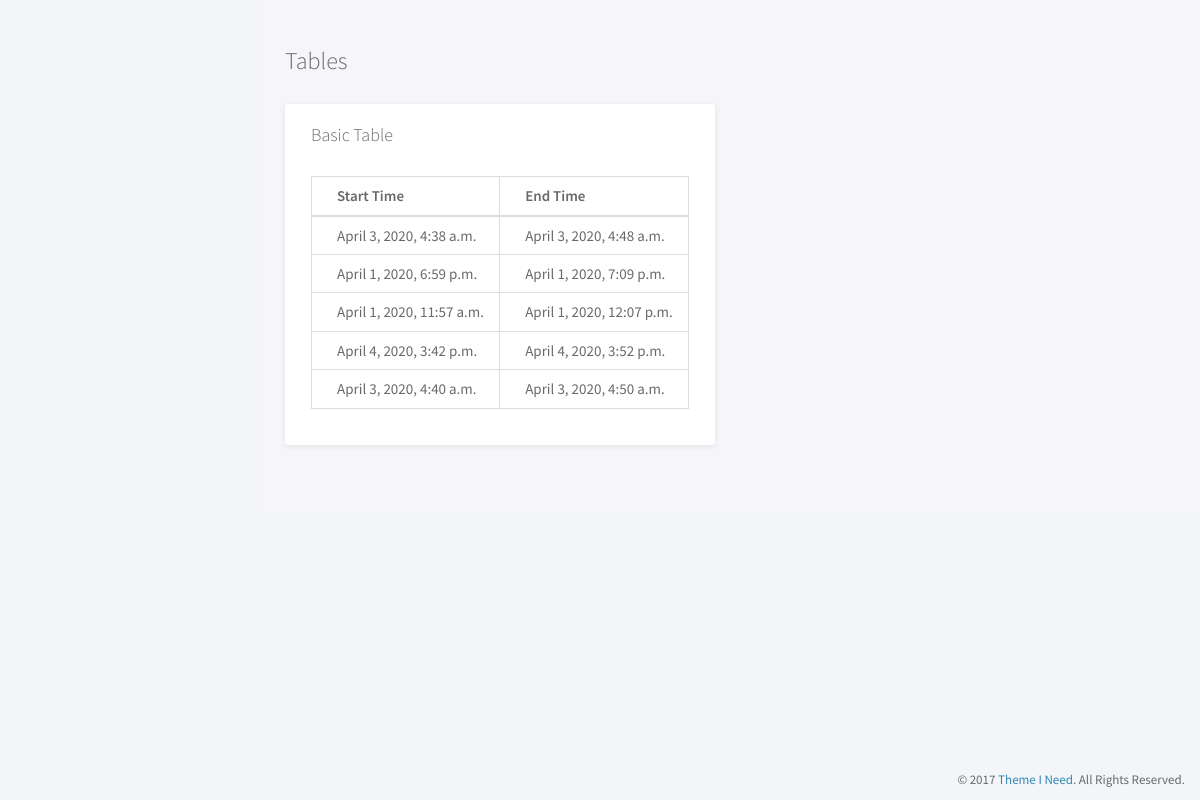
Screenshot of /activitylogs/E1F8C4F2 with the database file from the repository.
### djangofullthrottleapp/models.py (models this page shows)
class ActivityPeriods (models.Model):
    ap_id = models.AutoField(primary_key=True)
    ap_u_id = models.ForeignKey(Users, on_delete = models.CASCADE, blank=True, null=True, related_name='activity_periods')
    ap_starttime = models.DateTimeField(default=timezone.now, blank=True, null=True)
    ap_endtime = models.DateTimeField(default=timezone.now, blank=True, null=True)

### djangofullthrottleapp/views.py (the view)
# urls.py: path('activitylogs/<id>', views.activitylogs)
def activitylogs(request,id):
    print("***************************")
    activitylogs = ActivityPeriods.objects.filter(ap_u_id = id)
    print("&&&&&&&&&&&&&&&&",activitylogs)
    return render(request, 'activity.html',{'act':activitylogs})

### djangofullthrottleapp/templates/activity.html (shortened to what this page needs)
{% load static %}
<!doctype html>
<html lang="en">
<head>
  <link rel="stylesheet" href="{% static 'assets/vendor/bootstrap/css/bootstrap.min.css' %}">
  <link rel="stylesheet" href="{% static 'assets/vendor/font-awesome/css/font-awesome.min.css' %}">
  <link rel="stylesheet" href="{% static 'assets/vendor/linearicons/style.css' %}">
  <link rel="stylesheet" href="{% static 'assets/css/main.css' %}">
</head>
<body>
	<div id="wrapper">
		<div class="main">
			<div class="main-content">
				<div class="container-fluid">
					<h3 class="page-title">Tables</h3>
					<div class="row">
						<div class="col-md-6">
							<div class="panel">
								<div class="panel-heading">
									<h3 class="panel-title">Basic Table</h3>
								</div>
								<div class="panel-body">
									<table class="table table-bordered">
										<thead>
											<tr>
												<th>Start Time</th>
												<th>End Time</th>
											</tr>
										</thead>
										<tbody>
											{% for a in act %}
											<tr>
												<td>{{ a.ap_starttime }}</td>
												<td>{{ a.ap_endtime }}</td>
											</tr>
											{% endfor %}
										</tbody>
									</table>
								</div>
							</div>
						</div>
						</div>
					</div>
						</div>
					</div>
				</div>
		<footer>
			<div class="container-fluid">
				<p class="copyright">&copy; 2017 <a href="https://www.themeineed.com" target="_blank">Theme I Need</a>. All Rights Reserved.</p>
			</div>
		</footer>
</body>
</html>

### djangofullthrottleapp/static/assets/css/main.css (style rules this page uses)
html { position: relative; min-height: 100%; }
body { background-color: #F3F5F8; font-family: "Source Sans Pro", sans-serif; font-size: 15px; color: #676a6d; }
a { color: #3287B2; }
th { font-weight: 600; }
.page-title { margin-top: 0; margin-bottom: 30px; font-weight: 300; }
footer { position: absolute; bottom: 0; right: 0; padding-top: 15px; padding-bottom: 10px; }
.copyright { margin-bottom: 0; text-align: right; font-size: 13px; }
#wrapper .main { -webkit-transition: all 0.3s ease-in-out; -moz-transition: all 0.3s ease-in-out; -ms-transition: all 0.3s ease-in-out; -o-transition: all 0.3s ease-in-out; transition: all 0.3s ease-in-out; width: calc(100% - 260px); left: 0; position: relative; float: right; background-color: #f5f5fa; }
#wrapper #sidebar-nav, #wrapper .main { padding-top: 20px; }
.main-content { padding: 28px 10px; }
.panel { -webkit-border-radius: 3px; -moz-border-radius: 3px; border-radius: 3px; -moz-box-shadow: 0 2px 6px rgba(0, 0, 0, 0.08); -webkit-box-shadow: 0 2px 6px rgba(0, 0, 0, 0.08); box-shadow: 0 2px 6px rgba(0, 0, 0, 0.08); background-color: #fff; margin-bottom: 30px; }
.panel .panel-heading, .panel .panel-body, .panel .panel-footer { padding-left: 25px; padding-right: 25px; }
.panel .panel-heading { padding-top: 20px; padding-bottom: 20px; position: relative; }
.panel .panel-heading .panel-title { margin: 0; font-size: 18px; font-weight: 300; }
.panel .panel-body { padding-top: 10px; padding-bottom: 15px; }
.panel .table > thead > tr > td:first-child, .panel .table > thead > tr > th:first-child, .panel .table > tbody > tr > td:first-child, .panel .table > tbody > tr > th:first-child, .panel .table > tfoot > tr > td:first-child, .panel .table > tfoot > tr > th:first-child { padding-left: 25px; }
.panel .table > thead > tr > td:last-child, .panel .table > thead > tr > th:last-child, .panel .table > tbody > tr > td:last-child, .panel .table > tbody > tr > th:last-child, .panel .table > tfoot > tr > td:last-child, .panel .table > tfoot > tr > th:last-child { padding-left: 25px; }

### rows the page displays
ActivityPeriods: ap_starttime "April 3, 2020, 4:38 a.m.", ap_endtime "April 3, 2020, 4:48 a.m."
ActivityPeriods: ap_starttime "April 1, 2020, 6:59 p.m.", ap_endtime "April 1, 2020, 7:09 p.m."
ActivityPeriods: ap_starttime "April 1, 2020, 11:57 a.m.", ap_endtime "April 1, 2020, 12:07 p.m."
ActivityPeriods: ap_starttime "April 4, 2020, 3:42 p.m.", ap_endtime "April 4, 2020, 3:52 p.m."
ActivityPeriods: ap_starttime "April 3, 2020, 4:40 a.m.", ap_endtime "April 3, 2020, 4:50 a.m."
